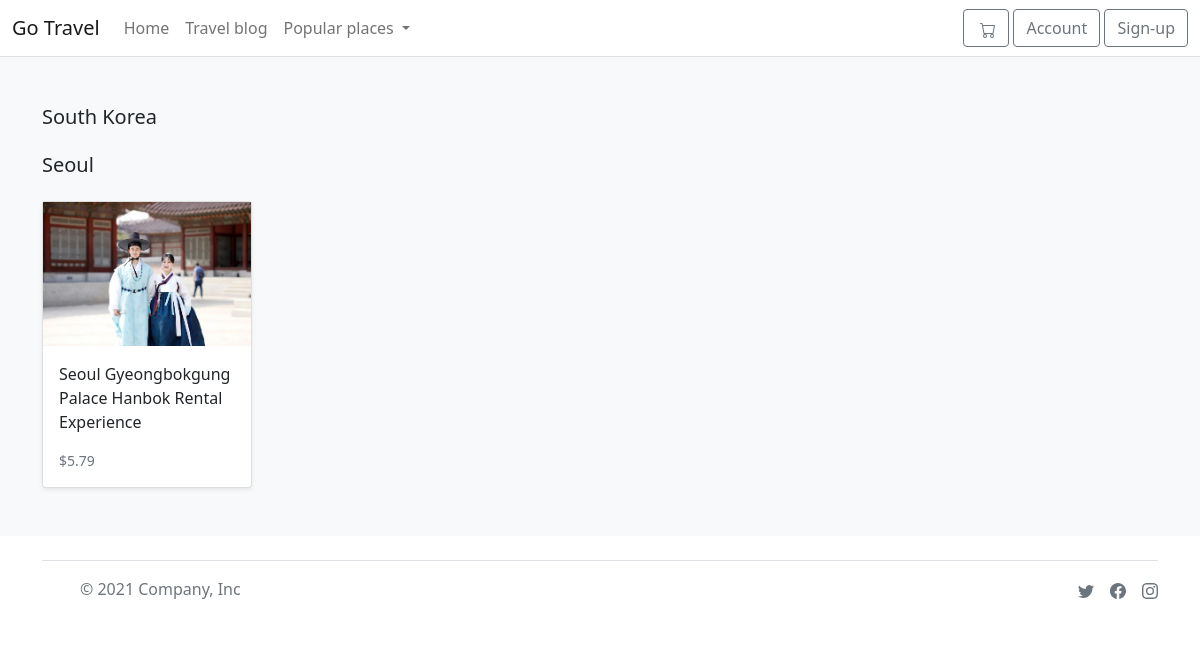
The page /search/seoul/ on the database its author committed.
### store/models.py (models this page shows, shortened)
class Category(models.Model):
    city = models.CharField(max_length=255, db_index=True)
    country = models.CharField(max_length=255)
    slug = models.SlugField(max_length=255, unique=True)
    class Meta:
        verbose_name_plural='categories'
    def get_absolute_url(self):
        return reverse('store:category_list', args=[self.slug])

class Product(models.Model):
    category = models.ForeignKey(Category, related_name='product', on_delete=models.CASCADE)
    created_by = models.ForeignKey(settings.AUTH_USER_MODEL, on_delete=models.CASCADE,related_name='product_creator')
    trip_name = models.CharField(max_length=255)
    trip_city = models.CharField(max_length=255)
    description = models.TextField(blank=True)
    image = models.ImageField(upload_to='images/')
    slug = models.SlugField(max_length=255)
    price = models.DecimalField(max_digits=6, decimal_places=2)
    availability = models.BooleanField(default=True)
    created = models.DateTimeField(auto_now_add=True)
    updated = models.DateTimeField(auto_now=True)
    is_active = models.BooleanField(default=True)
    location = models.CharField(max_length=500)
    objects = models.Manager()
    products = ProductManager()
    class Meta:
        verbose_name_plural='Products'
        ordering = ('-created', )
    def get_absolute_url(self):
        return reverse('store:product_detail', args=[self.slug])

### store/views.py (the view)
# urls.py: path('search/<slug:category_slug>/', views.category_list, name='category_list')
def category_list(request, category_slug=None):
    category = get_object_or_404(Category, slug=category_slug )
    products = Product.objects.filter(category=category)
    return render (request, 'store/products/category.html',{'category':category, 'products':products})

### basket/basket.py (called while the page is built)
    def __len__(self):
        return sum(item['qty'] for item in self.basket.values())

### basket/context_processor.py (called while the page is built)
def basket(request):
    return {'basket': Basket(request)}

### store/context_processor.py (called while the page is built)
def categories(request):
    return {
        'categories': Category.objects.all()
    }

### templates/store/products/category.html (shortened to what this page needs)
{% extends "../base.html" %}
{% load static %}
{% block content %}
<main>
  <div class="album py-5 bg-light">
    <div class="container">
      <div class="pb-3 h5">{{category.country|title}}</div>
      <div class="pb-3 h5">{{category.city|title}}</div>
      <div class="row row-cols-1 row-cols-sm-2 row-cols-md-5 g-3">
        {% for product in products %}
        <div class="col">
          <div class="card shadow-sm">
            <img class="img-fluid" alt="Responsive image" src="{{ product.image.url }}">
            <div class="card-body">
              <p class="card-text">
                <a class="text-dark text-decoration-none" href="{{ product.get_absolute_url }}">{{ product.trip_name }}</a>
              </p>
              <div class="d-flex justify-content-between align-items-center">
                <small class="text-muted">${{ product.price }}</small>
              </div>
            </div>
          </div>
        </div>
        {% endfor %}
      </div>
    </div>
  </div>
</main>
{% endblock %}

### rows shown on the page
Category: country "South Korea", city "Seoul"
Product: image (picture), trip_name "Seoul Gyeongbokgung Palace Hanbok Rental Experience", price "5.79"
